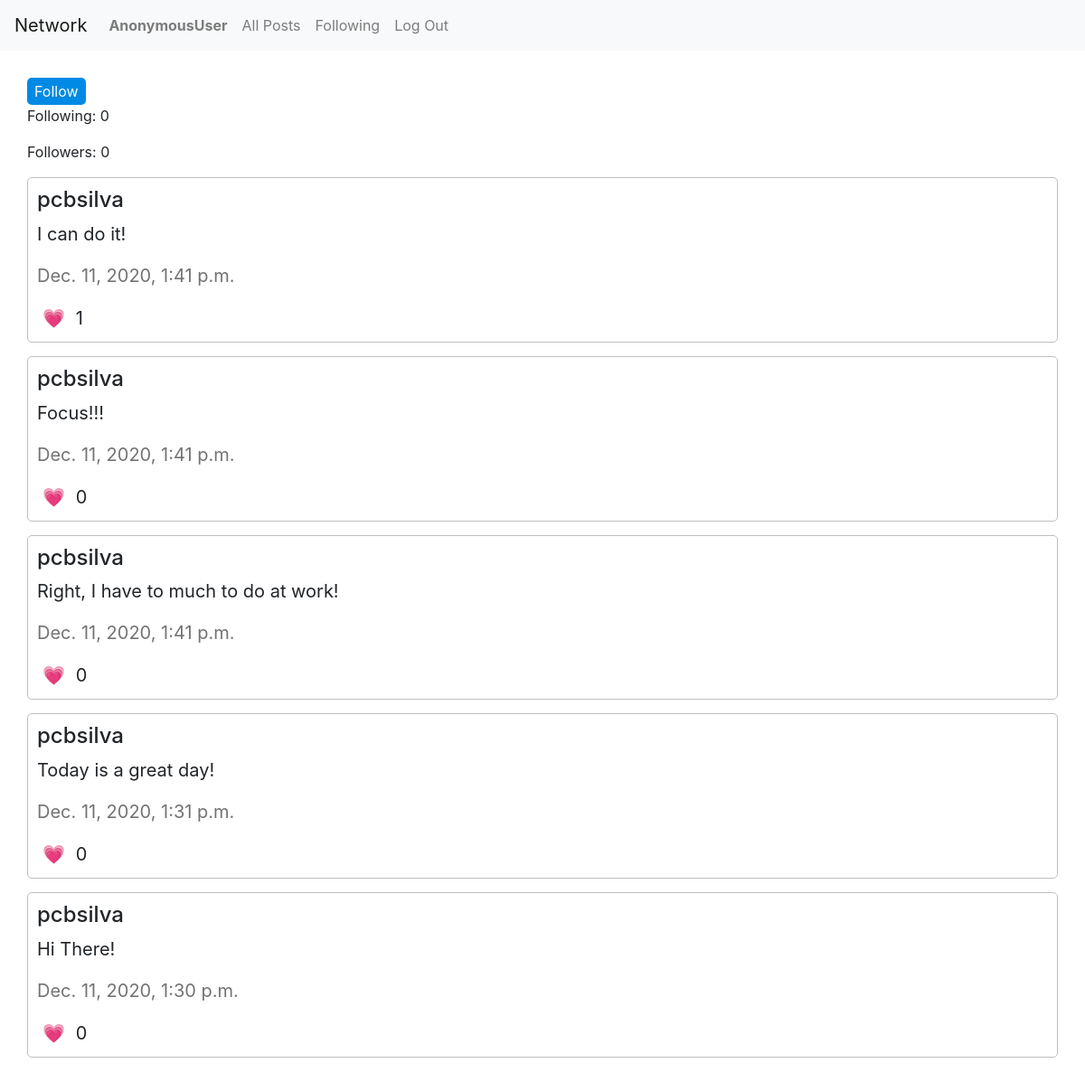
Page /3 on the committed database.
### network/models.py (models this page shows, shortened)
class Post(models.Model):
    post = models.CharField(max_length=256, default="New Post")
    date = models.DateTimeField(auto_now_add=True)
    user = models.ForeignKey(User, on_delete=models.CASCADE, related_name="user_name")
    like = models.ManyToManyField(User, blank=True)

class User(AbstractUser):
    following = models.ManyToManyField("self", blank=True, null=True, symmetrical=False, related_name="follow")
    followers = models.ManyToManyField("self", blank=True, null=True, symmetrical=False, related_name="follower")

### network/views.py (the view)
# urls.py: path("<int:profile>", views.profile, name="profile"),
def profile(request, profile):
    user = User.objects.get(pk=profile)
    posts = Post.objects.filter(user=profile).order_by('-date')
    paginator = Paginator(posts, 10)
    page = request.GET.get('page')
    posts = paginator.get_page(page)
    follow = user.followers.all()
    if request.method == "POST" and 'unfollow' in request.POST:
        if request.user in follow:
            user.followers.remove(request.user)
            request.user.following.remove(user)
            return HttpResponseRedirect(reverse('follow', args=[request.user.id]))
    elif request.method == "POST" and 'follow' in  request.POST:
        user.followers.add(request.user)
        request.user.following.add(user)
        return HttpResponseRedirect(reverse('follow', args=[request.user.id]))
    return render(request, "network/profile.html", {
    "user": user,
    "posts": posts,
    "f": user.following.all(),
    "f2": follow
    })

### network/templates/network/profile.html (shortened to what this page needs)
{% extends "network/layout.html" %}
{% block body %}
<div class="posts">
{% if user.id is not request.user.id %}
  <div class="follow">
    <form class="" action="{% url 'profile' user.id %}" method="post">
      {% if request.user in f2 %}
      <input type="submit" name="unfollow" value="Unfollow">
      {% else %}
      <input type="submit" name="follow" value="Follow">
      {% endif %}
    </form>
  </div>
  {% endif %}
  <div class="follow-length">
    <p>Following: {{ f|length }}</p>
    <p>Followers: {{ f2|length }}</p>
  </div>
  {% for post in posts %}
  <div class="post" id="p{{ post.id }}">
    <h4>{{ post.user }}</h4>
    <p id="post-text-{{ post.id }}">{{ post.post }}</p>
    <p class="post-date">{{ post.date }}</p>
    <button class="like-button" id="like-button-{{ post.id }}" onclick="like({{ post.id }})" type="button" name="button">&#128151;</button>
    <span id="num-likes-{{ post.id }}">{{ post.like.count}}</span>
  </div>
  {% endfor %}
  </div>
</div>
{% endblock %}

### network/static/network/styles.css (style rules this page uses)
.posts { margin: 30px; }
.post { border: 1px solid #bfbfbf; border-radius: 5px; padding: 10px; margin-bottom: 15px; font-size: 20px; }
.like-button { background-color: #fff; outline: none; border: none; font-size: 20px; }
.post-date { color: #737373; }
.follow input { background-color: #008ae6; border: 2px solid #008ae6; border-radius: 5px; color: #fff; }

### rows in the picture
Post: user "pcbsilva", post "I can do it!", date "Dec. 11, 2020, 1:41 p.m.", like.count "1"
Post: user "pcbsilva", post "Focus!!!", date "Dec. 11, 2020, 1:41 p.m.", like.count "0"
Post: user "pcbsilva", post "Right, I have to much to do at work!", date "Dec. 11, 2020, 1:41 p.m.", like.count "0"
Post: user "pcbsilva", post "Today is a great day!", date "Dec. 11, 2020, 1:31 p.m.", like.count "0"
Post: user "pcbsilva", post "Hi There!", date "Dec. 11, 2020, 1:30 p.m.", like.count "0"

### other values in the picture
{{ request.user }} "AnonymousUser"
{{ f|length }} "0"
{{ f2|length }} "0"
